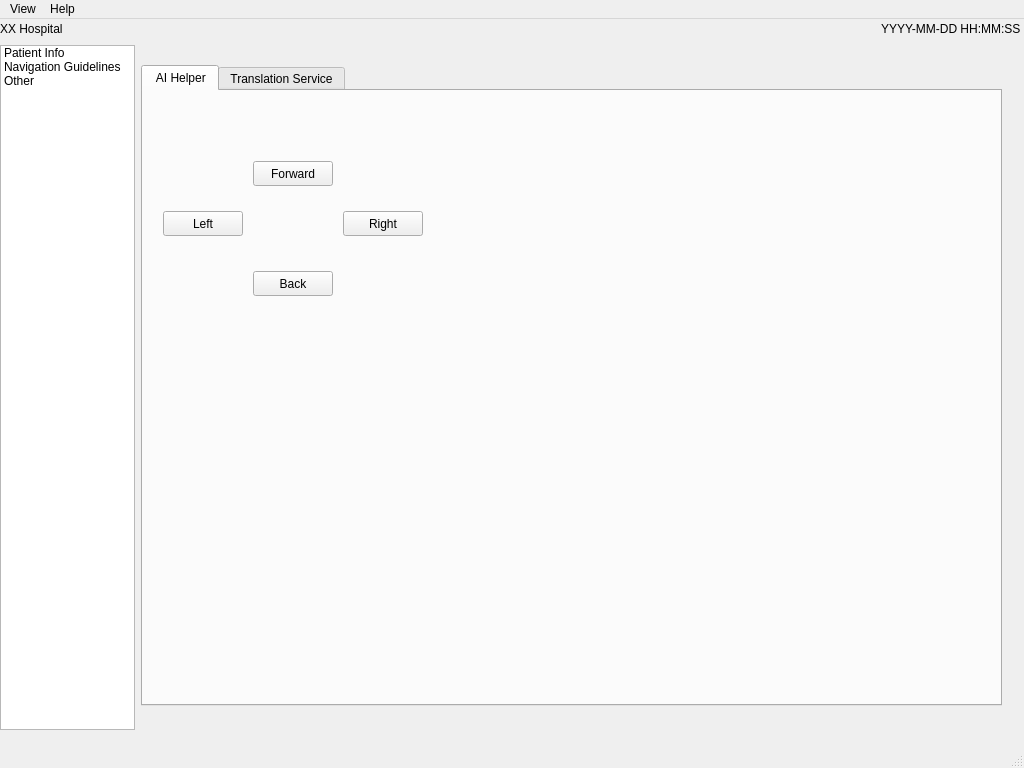
<?xml version="1.0" encoding="UTF-8"?>
<ui version="4.0">
 <class>MainWindow</class>
 <widget class="QMainWindow" name="MainWindow">
  <property name="geometry">
   <rect>
    <x>0</x>
    <y>0</y>
    <width>1024</width>
    <height>768</height>
   </rect>
  </property>
  <property name="windowTitle">
   <string>HospitalGuideRobot</string>
  </property>
  <widget class="QWidget" name="centralwidget">
   <widget class="QWidget" name="gridLayoutWidget">
    <property name="geometry">
     <rect>
      <x>0</x>
      <y>0</y>
      <width>1021</width>
      <height>711</height>
     </rect>
    </property>
    <layout class="QGridLayout" name="gridLayout">
     <property name="spacing">
      <number>6</number>
     </property>
     <item row="0" column="0" colspan="3">
      <layout class="QHBoxLayout" name="horizontalLayout">
       <item>
        <widget class="QLabel" name="label_hospitalName">
         <property name="text">
          <string>XX Hospital</string>
         </property>
        </widget>
       </item>
       <item>
        <spacer name="horizontalSpacer">
         <property name="orientation">
          <enum>Qt::Horizontal</enum>
         </property>
         <property name="sizeHint" stdset="0">
          <size>
           <width>40</width>
           <height>20</height>
          </size>
         </property>
        </spacer>
       </item>
       <item>
        <widget class="QLabel" name="label_currentTime">
         <property name="text">
          <string>YYYY-MM-DD HH:MM:SS</string>
         </property>
        </widget>
       </item>
      </layout>
     </item>
     <item row="2" column="0">
      <widget class="QListWidget" name="listWidget_navigation">
       <property name="sizePolicy">
        <sizepolicy hsizetype="Fixed" vsizetype="Expanding">
         <horstretch>0</horstretch>
         <verstretch>0</verstretch>
        </sizepolicy>
       </property>
       <property name="maximumSize">
        <size>
         <width>135</width>
         <height>16777215</height>
        </size>
       </property>
       <item>
        <property name="text">
         <string>Patient Info</string>
        </property>
       </item>
       <item>
        <property name="text">
         <string>Navigation Guidelines</string>
        </property>
       </item>
       <item>
        <property name="text">
         <string>Other</string>
        </property>
       </item>
      </widget>
     </item>
     <item row="2" column="1">
      <widget class="QStackedWidget" name="stackedWidget_mainDisplay">
       <property name="sizePolicy">
        <sizepolicy hsizetype="Preferred" vsizetype="Preferred">
         <horstretch>32</horstretch>
         <verstretch>0</verstretch>
        </sizepolicy>
       </property>
       <property name="currentIndex">
        <number>2</number>
       </property>
       <widget class="QWidget" name="page_patientInfo">
        <widget class="QWidget" name="gridLayoutWidget_2">
         <property name="geometry">
          <rect>
           <x>0</x>
           <y>20</y>
           <width>861</width>
           <height>661</height>
          </rect>
         </property>
         <layout class="QGridLayout" name="gridLayout_2">
          <item row="3" column="0">
           <widget class="QLabel" name="label_8">
            <property name="text">
             <string>Registration:</string>
            </property>
           </widget>
          </item>
          <item row="5" column="0" colspan="8">
           <spacer name="verticalSpacer">
            <property name="orientation">
             <enum>Qt::Vertical</enum>
            </property>
            <property name="sizeHint" stdset="0">
             <size>
              <width>20</width>
              <height>40</height>
             </size>
            </property>
           </spacer>
          </item>
          <item row="0" column="5">
           <widget class="QComboBox" name="comboBox_gender">
            <item>
             <property name="text">
              <string notr="true">Male</string>
             </property>
            </item>
            <item>
             <property name="text">
              <string notr="true">Female</string>
             </property>
            </item>
            <item>
             <property name="text">
              <string notr="true">Other</string>
             </property>
            </item>
           </widget>
          </item>
          <item row="0" column="1">
           <widget class="QLineEdit" name="lineEdit_name">
            <property name="sizePolicy">
             <sizepolicy hsizetype="Fixed" vsizetype="Fixed">
              <horstretch>0</horstretch>
              <verstretch>0</verstretch>
             </sizepolicy>
            </property>
           </widget>
          </item>
          <item row="0" column="0">
           <widget class="QLabel" name="label_name__">
            <property name="text">
             <string>Full Name:</string>
            </property>
           </widget>
          </item>
          <item row="1" column="0" colspan="2">
           <widget class="QLabel" name="label_5">
            <property name="sizePolicy">
             <sizepolicy hsizetype="Preferred" vsizetype="Preferred">
              <horstretch>0</horstretch>
              <verstretch>0</verstretch>
             </sizepolicy>
            </property>
            <property name="text">
             <string>This is your Info:</string>
            </property>
           </widget>
          </item>
          <item row="0" column="4">
           <widget class="QLabel" name="label_gender__">
            <property name="text">
             <string>Gender:</string>
            </property>
           </widget>
          </item>
          <item row="6" column="6">
           <widget class="QPushButton" name="pushButton_nav">
            <property name="text">
             <string>Nav</string>
            </property>
           </widget>
          </item>
          <item row="0" column="2">
           <widget class="QLabel" name="label_dob__">
            <property name="text">
             <string>Date of Birth:</string>
            </property>
           </widget>
          </item>
          <item row="0" column="7">
           <widget class="QPushButton" name="pushButton_clear">
            <property name="text">
             <string>Clear</string>
            </property>
           </widget>
          </item>
          <item row="0" column="6">
           <widget class="QPushButton" name="pushButton_enter">
            <property name="text">
             <string>Enter</string>
            </property>
           </widget>
          </item>
          <item row="0" column="3">
           <widget class="QDateEdit" name="dateEdit"/>
          </item>
          <item row="2" column="1" colspan="3">
           <widget class="QLabel" name="label_id">
            <property name="text">
             <string/>
            </property>
           </widget>
          </item>
          <item row="2" column="0">
           <widget class="QLabel" name="label_6">
            <property name="text">
             <string>ID:</string>
            </property>
           </widget>
          </item>
          <item row="6" column="7">
           <widget class="QPushButton" name="pushButton_help">
            <property name="text">
             <string>Face</string>
            </property>
           </widget>
          </item>
          <item row="3" column="1" colspan="2">
           <widget class="QLabel" name="label_reg">
            <property name="text">
             <string/>
            </property>
           </widget>
          </item>
          <item row="3" column="3">
           <widget class="QLabel" name="label_7">
            <property name="text">
             <string>Apartment:</string>
            </property>
           </widget>
          </item>
          <item row="3" column="4" colspan="2">
           <widget class="QLabel" name="label_apart">
            <property name="text">
             <string/>
            </property>
           </widget>
          </item>
          <item row="3" column="6">
           <widget class="QLabel" name="label_9">
            <property name="text">
             <string>Date:</string>
            </property>
           </widget>
          </item>
          <item row="3" column="7">
           <widget class="QLabel" name="label_date">
            <property name="text">
             <string/>
            </property>
           </widget>
          </item>
          <item row="4" column="0" colspan="6">
           <widget class="QWidget" name="cameraWidget" native="true">
            <property name="minimumSize">
             <size>
              <width>0</width>
              <height>300</height>
             </size>
            </property>
            <property name="baseSize">
             <size>
              <width>0</width>
              <height>0</height>
             </size>
            </property>
           </widget>
          </item>
         </layout>
        </widget>
       </widget>
       <widget class="QWidget" name="page_navigation">
        <widget class="QWidget" name="gridLayoutWidget_3">
         <property name="geometry">
          <rect>
           <x>0</x>
           <y>9</y>
           <width>911</width>
           <height>661</height>
          </rect>
         </property>
         <layout class="QGridLayout" name="gridLayout_3">
          <item row="2" column="1">
           <widget class="SvgViewer" name="graphicsView_map">
            <property name="sizePolicy">
             <sizepolicy hsizetype="Expanding" vsizetype="Preferred">
              <horstretch>0</horstretch>
              <verstretch>0</verstretch>
             </sizepolicy>
            </property>
            <property name="minimumSize">
             <size>
              <width>0</width>
              <height>500</height>
             </size>
            </property>
            <property name="maximumSize">
             <size>
              <width>1000</width>
              <height>2000</height>
             </size>
            </property>
           </widget>
          </item>
          <item row="0" column="0" colspan="2">
           <widget class="QLabel" name="label">
            <property name="sizePolicy">
             <sizepolicy hsizetype="Preferred" vsizetype="Fixed">
              <horstretch>0</horstretch>
              <verstretch>0</verstretch>
             </sizepolicy>
            </property>
            <property name="text">
             <string>The hospital floor plan is shown below, please retrieve your desired destination in the map. You can also search by category in the sidebar</string>
            </property>
           </widget>
          </item>
          <item row="3" column="1">
           <widget class="QTextBrowser" name="textBrowser_log"/>
          </item>
         </layout>
        </widget>
       </widget>
       <widget class="QWidget" name="page_other">
        <widget class="QTabWidget" name="tabWidget">
         <property name="geometry">
          <rect>
           <x>0</x>
           <y>20</y>
           <width>861</width>
           <height>641</height>
          </rect>
         </property>
         <property name="currentIndex">
          <number>0</number>
         </property>
         <widget class="QWidget" name="tab_ai">
          <attribute name="title">
           <string> AI Helper</string>
          </attribute>
          <widget class="QPushButton" name="pushButton_L">
           <property name="geometry">
            <rect>
             <x>20</x>
             <y>120</y>
             <width>80</width>
             <height>25</height>
            </rect>
           </property>
           <property name="text">
            <string>Left</string>
           </property>
          </widget>
          <widget class="QPushButton" name="pushButton_R">
           <property name="geometry">
            <rect>
             <x>200</x>
             <y>120</y>
             <width>80</width>
             <height>25</height>
            </rect>
           </property>
           <property name="text">
            <string>Right</string>
           </property>
          </widget>
          <widget class="QPushButton" name="pushButton_U">
           <property name="geometry">
            <rect>
             <x>110</x>
             <y>70</y>
             <width>80</width>
             <height>25</height>
            </rect>
           </property>
           <property name="text">
            <string>Forward</string>
           </property>
          </widget>
          <widget class="QPushButton" name="pushButton_D">
           <property name="geometry">
            <rect>
             <x>110</x>
             <y>180</y>
             <width>80</width>
             <height>25</height>
            </rect>
           </property>
           <property name="text">
            <string>Back</string>
           </property>
          </widget>
         </widget>
         <widget class="QWidget" name="tab_translation">
          <attribute name="title">
           <string>Translation Service</string>
          </attribute>
          <widget class="QWidget" name="gridLayoutWidget_4">
           <property name="geometry">
            <rect>
             <x>10</x>
             <y>10</y>
             <width>831</width>
             <height>561</height>
            </rect>
           </property>
           <layout class="QGridLayout" name="gridLayout_4">
            <item row="2" column="1">
             <widget class="QComboBox" name="comboBox_from">
              <item>
               <property name="text">
                <string>English</string>
               </property>
              </item>
              <item>
               <property name="text">
                <string>Chinese</string>
               </property>
              </item>
             </widget>
            </item>
            <item row="0" column="0" colspan="6">
             <widget class="QLabel" name="label_2">
              <property name="text">
               <string>TextLabel</string>
              </property>
             </widget>
            </item>
            <item row="2" column="3">
             <widget class="QComboBox" name="comboBox_to">
              <item>
               <property name="text">
                <string>Chinese</string>
               </property>
              </item>
              <item>
               <property name="text">
                <string>English</string>
               </property>
              </item>
             </widget>
            </item>
            <item row="2" column="2">
             <widget class="QLabel" name="label_4">
              <property name="sizePolicy">
               <sizepolicy hsizetype="Maximum" vsizetype="Preferred">
                <horstretch>0</horstretch>
                <verstretch>0</verstretch>
               </sizepolicy>
              </property>
              <property name="text">
               <string>To:</string>
              </property>
             </widget>
            </item>
            <item row="2" column="4">
             <widget class="QPushButton" name="pushButton_4">
              <property name="text">
               <string>Enter</string>
              </property>
             </widget>
            </item>
            <item row="2" column="0">
             <widget class="QLabel" name="label_3">
              <property name="sizePolicy">
               <sizepolicy hsizetype="Maximum" vsizetype="Preferred">
                <horstretch>0</horstretch>
                <verstretch>0</verstretch>
               </sizepolicy>
              </property>
              <property name="text">
               <string>From:</string>
              </property>
             </widget>
            </item>
            <item row="2" column="5">
             <widget class="QPushButton" name="pushButton_3">
              <property name="text">
               <string>Clear</string>
              </property>
             </widget>
            </item>
            <item row="1" column="0" colspan="6">
             <widget class="QPlainTextEdit" name="plainTextEdit_translate"/>
            </item>
           </layout>
          </widget>
         </widget>
        </widget>
       </widget>
      </widget>
     </item>
    </layout>
   </widget>
  </widget>
  <widget class="QMenuBar" name="menubar">
   <property name="geometry">
    <rect>
     <x>0</x>
     <y>0</y>
     <width>1024</width>
     <height>22</height>
    </rect>
   </property>
   <widget class="QMenu" name="menuView">
    <property name="title">
     <string>View</string>
    </property>
    <addaction name="actionFull_Screen"/>
    <addaction name="actionMinimize_Screen"/>
   </widget>
   <widget class="QMenu" name="menuHelp">
    <property name="title">
     <string>Help</string>
    </property>
    <addaction name="actionAbout"/>
    <addaction name="actionExit"/>
   </widget>
   <addaction name="menuView"/>
   <addaction name="menuHelp"/>
  </widget>
  <widget class="QStatusBar" name="statusbar"/>
  <action name="actionAbout">
   <property name="text">
    <string>About</string>
   </property>
  </action>
  <action name="actionFull_Screen">
   <property name="text">
    <string>Full Screen</string>
   </property>
  </action>
  <action name="action_quit">
   <property name="text">
    <string>Exit</string>
   </property>
  </action>
  <action name="actionMinimize_Screen">
   <property name="text">
    <string>Minimize Screen</string>
   </property>
  </action>
  <action name="actionExit">
   <property name="text">
    <string>Exit</string>
   </property>
  </action>
 </widget>
 <customwidgets>
  <customwidget>
   <class>SvgViewer</class>
   <extends>QGraphicsView</extends>
   <header>svgviewer.h</header>
  </customwidget>
 </customwidgets>
 <resources/>
 <connections>
  <connection>
   <sender>listWidget_navigation</sender>
   <signal>currentRowChanged(int)</signal>
   <receiver>stackedWidget_mainDisplay</receiver>
   <slot>setCurrentIndex(int)</slot>
   <hints>
    <hint type="sourcelabel">
     <x>67</x>
     <y>310</y>
    </hint>
    <hint type="destinationlabel">
     <x>348</x>
     <y>322</y>
    </hint>
   </hints>
  </connection>
  <connection>
   <sender>pushButton_3</sender>
   <signal>clicked()</signal>
   <receiver>plainTextEdit_translate</receiver>
   <slot>clear()</slot>
   <hints>
    <hint type="sourcelabel">
     <x>251</x>
     <y>107</y>
    </hint>
    <hint type="destinationlabel">
     <x>251</x>
     <y>107</y>
    </hint>
   </hints>
  </connection>
 </connections>
</ui>
